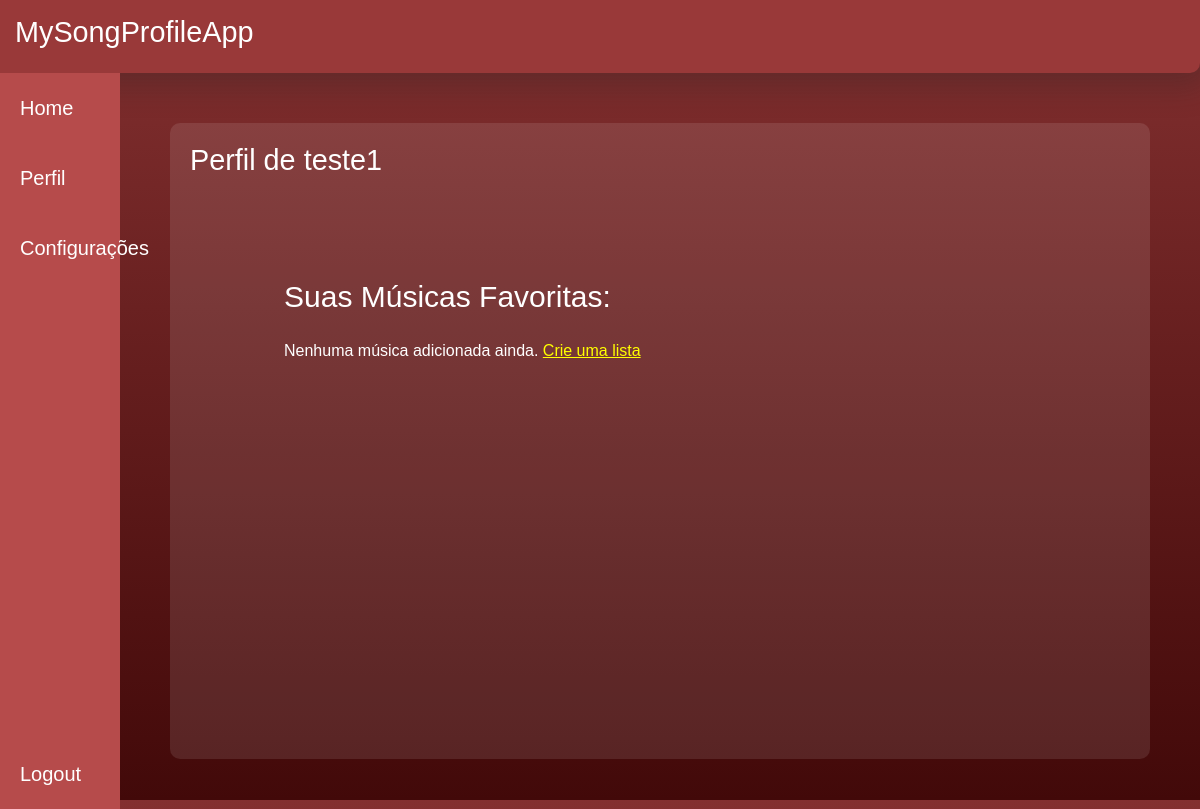
Page /perfil/ (signed in) on the earlier database version.
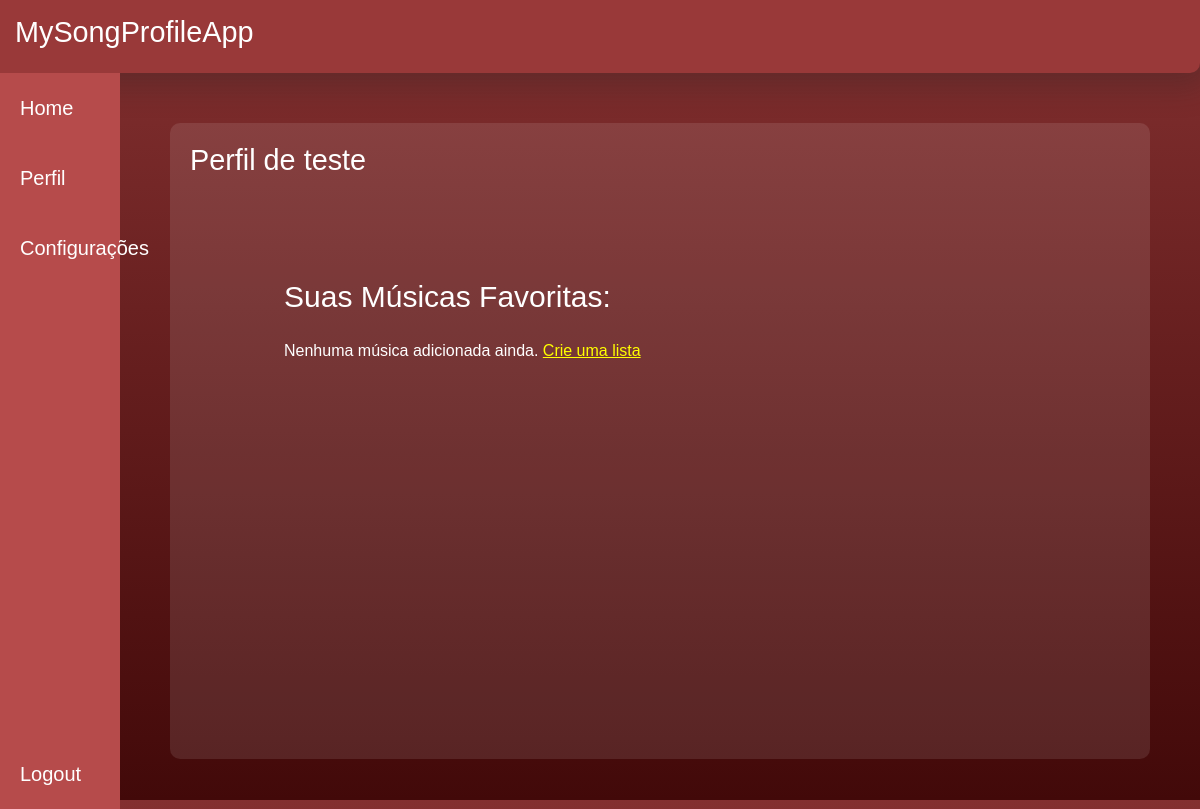
Same page on the later database version.
### SongProfileApp/models.py (models this page shows)
class User(models.Model):
    id = models.AutoField(primary_key=True)
    username = models.CharField(max_length=30)
    firstName = models.CharField('Nome', blank=True, max_length=30)
    lastName = models.CharField('Sobrenome', blank=True, max_length=30)
    gender = models.CharField('Gênero', blank=True, max_length=1, choices = GENDER_CHOICES)
    email = models.EmailField(max_length=254, unique=True)
    senha = models.CharField(max_length=15)

### SongProfileApp/views.py (the view)
# urls.py: path("perfil/", views.perfil, name='perfil'),
def perfil(request):
    app_user_id = request.session.get('app_user_id')
    if not app_user_id:
        return redirect('login')
    app_user = User.objects.filter(id=app_user_id).first()
    try:
        songlist = app_user.songlist
    except:
        songlist = None
    contexto = {'app_user':app_user, 'songlist': songlist}
    return render(request, 'SongProfileApp/perfil.html', contexto)

### SongProfileApp/templates/SongProfileApp/perfil.html (shortened to what this page needs)
{% load static %}
<!DOCTYPE html>
<html lang="en">
<head>
    <link href="https://cdn.jsdelivr.net/npm/bootstrap@5.3.8/dist/css/bootstrap.min.css" rel="stylesheet">
    <link rel="stylesheet" href="{% static 'SongProfileApp/css/estilo.css' %}">
<body>
    <header>
        <h1>MySongProfileApp</h1>
    </header>
    <nav id="leftbar">
        <ul>
            <li><a class="btn btn-primary" href="{% url 'homepage' %}">Home</a></li>
            <li><a class="btn btn-primary" href="{% url 'perfil' %}">Perfil</a></li>
            <li><a class="btn btn-primary" href="{% url 'configuracao' %}">Configurações</a></li>
            <li class="login-component">
                {% if not app_user %}
                    <a class="btn btn-primary" href="{% url 'login' %}">Login</a>
                {% else %}
                    <a class="btn btn-primary" href="{% url 'logout' %}">Logout</a>
                {% endif %}
            </li>
        </ul>
    </nav>
    <div class="profile-info-container">
        <h1>Perfil de {{app_user.username}}</h1>
        <div class="profile-songlist-container">
            <h2>Suas Músicas Favoritas:</h2>
            {% if songlist %}
                <table class='songlist-table'>
                    <tr><th></th><th>Título</th><th>Artista</th><th>Gênero</th><th>Ações Disponíveis</th>
                {% for song in songlist.get_songs %}
                    <tr>
                        <td># {{ forloop.counter }}</td><td><strong>{{ song.name }}</strong></td><td>{{ song.artist }}</td><td>{{ song.gender }}</td>
                        <td><a href="{% url 'editsong' song.id %}">Editar</a> | <a href="{% url 'deletesong' song.id %}">Deletar</a></td>
                    </tr>
                {% empty %}
                    <p>Nenhuma música adicionada ainda. <a href="{% url 'crialista' %}">Crie uma lista</a></p>
                {% endfor %}
                </table>
                <br>
                {% if songlist.get_songs|length > 0 and songlist.get_songs|length < 5 %}
                    <p>Você pode adicionar mais músicas à sua lista. <a href="{% url 'crialista' %}">Adicionar músicas</a></p>
                {% endif %}
            {% else %}
                <p>Nenhuma música adicionada ainda. <a href="{% url 'crialista' %}">Crie uma lista</a></p>
            {% endif %}
        </div>
    </div>
</body>
</html>

Differences in the rows shown:
changed User: username "teste1" → "teste"
